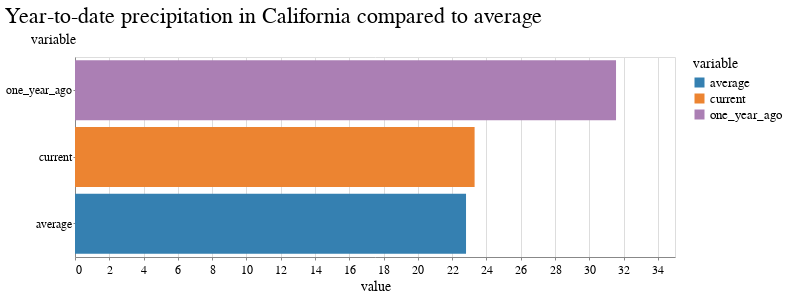

Write notebook code for a chart like this one.
### Code cell
alt.Chart(
    pd.melt(gauge, id_vars="date", value_vars=["current","average","one_year_ago"])
).mark_bar().encode(
    x="value",
    y=alt.Y("variable", sort="-x"),
    color="variable"
).properties(
    title="Year-to-date precipitation in California compared to average",
    width=600,
    height=200
)

### Figure 1 — Vega-Lite specification as saved in the notebook (floating-point values rounded to 4 significant figures)
{"config": {"view": {"width": 800, "height": 450}, "background": "#ffffff", "title": {"anchor": "start", "font": "BentonGothic-Bold, sans", "fontColor": "#000000", "fontSize": 22, "fontWeight": "normal"}, "arc": {"fill": "#82c6df"}, "area": {"fill": "#82c6df"}, "line": {"stroke": "#82c6df", "strokeWidth": 3}, "path": {"stroke": "#82c6df"}, "rect": {"fill": "#82c6df"}, "shape": {"stroke": "#82c6df"}, "bar": {"fill": "#82c6df"}, "point": {"stroke": "#82c6df"}, "symbol": {"fill": "#82c6df", "size": 30}, "axis": {"titleFont": "BentonGothic-Bold, sans", "titleFontSize": 14, "titleFontWeight": "normal", "labelFont": "BentonGothic, sans", "labelFontSize": 12, "labelFontWeight": "normal"}, "axisX": {"labelAngle": 0, "labelPadding": 4, "tickSize": 3}, "axisY": {"labelBaseline": "middle", "maxExtent": 45, "minExtent": 45, "tickSize": 2, "titleAlign": "left", "titleAngle": 0, "titleX": -45, "titleY": -11}, "legend": {"titleFont": "BentonGothic-Bold, sans", "titleFontSize": 14, "titleFontWeight": "normal", "symbolType": "square", "labelFont": "BentonGothic, sans", "labelFontSize": 13}, "range": {"category": ["#3580b1", "#ec8431", "#ab7fb4", "#c89d29", "#adc839", "#829eb1"], "diverging": ["#e68a4f", "#f4bb6a", "#f9e39c", "#dadfe2", "#a6b7c6", "#849eae"], "heatmap": ["#fbf2c7", "#f9e39c", "#f8d36e", "#f4bb6a", "#e68a4f", "#d15a40", "#ab4232"], "ordinal": ["#fbf2c7", "#f9e39c", "#f8d36e", "#f4bb6a", "#e68a4f", "#d15a40", "#ab4232"], "ramp": ["#fbf2c7", "#f9e39c", "#f8d36e", "#f4bb6a", "#e68a4f", "#d15a40", "#ab4232"]}}, "data": {"name": "data-a78d90da03e73e4d8fee3fd46f100b45"}, "mark": {"type": "bar"}, "encoding": {"color": {"field": "variable", "type": "nominal"}, "x": {"field": "value", "type": "quantitative"}, "y": {"field": "variable", "sort": "-x", "type": "nominal"}}, "height": 200, "title": "Year-to-date precipitation in California compared to average", "width": 600, "$schema": "https://vega.github.io/schema/vega-lite/v5.16.3.json", "datasets": {"data-a78d90da03e73e4d8fee3fd46f100b45": [{"date": "2024-06-30T00:00:00", "variable": "current", "value": 23.31}, {"date": "2024-06-30T00:00:00", "variable": "average", "value": 22.81}, {"date": "2024-06-30T00:00:00", "variable": "one_year_ago", "value": 31.56}]}}
